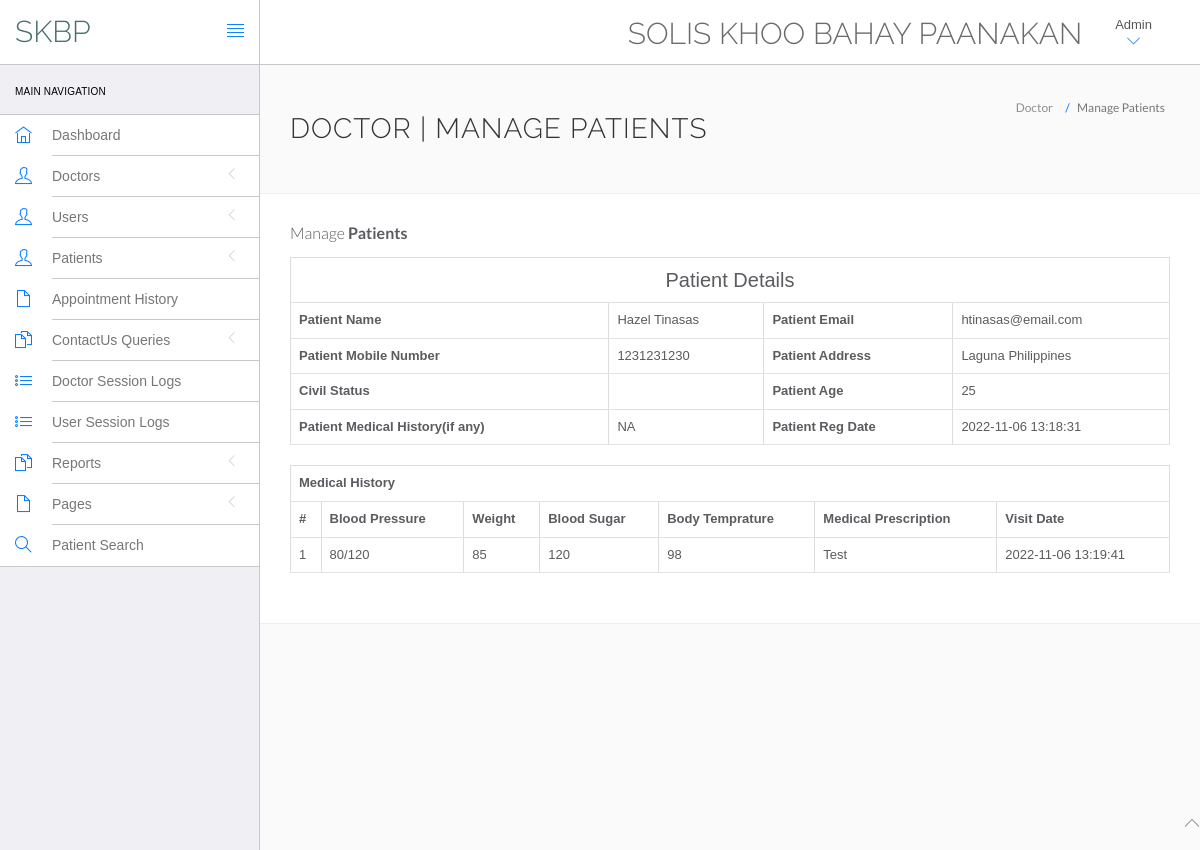
The app's page /hms/admin/view-patient.php?viewid=1 (signed in) with its own data.
### tables this page shows
CREATE TABLE `tblpatient` (
  `ID` int(10) NOT NULL,
  `Docid` int(10) DEFAULT NULL,
  `PatientName` varchar(200) DEFAULT NULL,
  `PatientContno` bigint(10) DEFAULT NULL,
  `PatientEmail` varchar(200) DEFAULT NULL,
  `PatientStatus` varchar(50) DEFAULT NULL,
  `PatientAdd` mediumtext DEFAULT NULL,
  `PatientAge` int(10) DEFAULT NULL,
  `PatientMedhis` mediumtext DEFAULT NULL,
  `CreationDate` timestamp NULL DEFAULT current_timestamp(),
  `UpdationDate` timestamp NULL DEFAULT NULL ON UPDATE current_timestamp()
);

CREATE TABLE `tblmedicalhistory` (
  `ID` int(10) NOT NULL,
  `PatientID` int(10) DEFAULT NULL,
  `BloodPressure` varchar(200) DEFAULT NULL,
  `BloodSugar` varchar(200) NOT NULL,
  `Weight` varchar(100) DEFAULT NULL,
  `Temperature` varchar(200) DEFAULT NULL,
  `MedicalPres` mediumtext DEFAULT NULL,
  `CreationDate` timestamp NOT NULL DEFAULT current_timestamp() ON UPDATE current_timestamp()
);

### hms/admin/view-patient.php (the view, shortened to what this page needs)
<?php
include('include/config.php');
if(strlen($_SESSION['id']==0)) {
 header('location:logout.php');
  } else{
?>
<!DOCTYPE html>
<html lang="en">
	<head>
		<link rel="stylesheet" href="vendor/bootstrap/css/bootstrap.min.css">
		<link rel="stylesheet" href="vendor/fontawesome/css/font-awesome.min.css">
		<link rel="stylesheet" href="vendor/themify-icons/themify-icons.min.css">
		<link href="vendor/animate.css/animate.min.css" rel="stylesheet" media="screen">
		<link href="vendor/perfect-scrollbar/perfect-scrollbar.min.css" rel="stylesheet" media="screen">
		<link href="vendor/switchery/switchery.min.css" rel="stylesheet" media="screen">
		<link href="vendor/bootstrap-touchspin/jquery.bootstrap-touchspin.min.css" rel="stylesheet" media="screen">
		<link href="vendor/select2/select2.min.css" rel="stylesheet" media="screen">
		<link href="vendor/bootstrap-datepicker/bootstrap-datepicker3.standalone.min.css" rel="stylesheet" media="screen">
		<link href="vendor/bootstrap-timepicker/bootstrap-timepicker.min.css" rel="stylesheet" media="screen">
		<link rel="stylesheet" href="assets/css/styles.css">
		<link rel="stylesheet" href="assets/css/plugins.css">
		<link rel="stylesheet" href="assets/css/themes/theme-1.css" id="skin_color" />
	</head>
	<body>
		<div id="app">
<?php include('include/sidebar.php');?>
<div class="app-content">
<?php include('include/header.php');?>
<div class="main-content" >
<div class="wrap-content container" id="container">
<section id="page-title">
<div class="row">
<div class="col-sm-8">
<h1 class="mainTitle">Doctor | Manage Patients</h1>
</div>
<ol class="breadcrumb">
<li>
<span>Doctor</span>
</li>
<li class="active">
<span>Manage Patients</span>
</li>
</ol>
</div>
</section>
<div class="container-fluid container-fullw bg-white">
<div class="row">
<div class="col-md-12">
<h5 class="over-title margin-bottom-15">Manage <span class="text-bold">Patients</span></h5>
<?php
                               $vid=$_GET['viewid'];
                               $ret=mysqli_query($con,"select * from tblpatient where ID='$vid'");
$cnt=1;
while ($row=mysqli_fetch_array($ret)) {
                               ?>
<table border="1" class="table table-bordered">
 <tr align="center">
<td colspan="4" style="font-size:20px;color:blue">
 Patient Details</td></tr>
    <tr>
    <th scope>Patient Name</th>
    <td><?php  echo $row['PatientName'];?></td>
    <th scope>Patient Email</th>
    <td><?php  echo $row['PatientEmail'];?></td>
  </tr>
  <tr>
    <th scope>Patient Mobile Number</th>
    <td><?php  echo $row['PatientContno'];?></td>
    <th>Patient Address</th>
    <td><?php  echo $row['PatientAdd'];?></td>
  </tr>
    <tr>
    <th>Civil Status</th>
    <td><?php  echo $row['PatientGender'];?></td>
    <th>Patient Age</th>
    <td><?php  echo $row['PatientAge'];?></td>
  </tr>
  <tr>
    <th>Patient Medical History(if any)</th>
    <td><?php  echo $row['PatientMedhis'];?></td>
     <th>Patient Reg Date</th>
    <td><?php  echo $row['CreationDate'];?></td>
  </tr>
<?php }?>
</table>
<?php
$ret=mysqli_query($con,"select * from tblmedicalhistory  where PatientID='$vid'");
 ?>
<table id="datatable" class="table table-bordered dt-responsive nowrap" style="border-collapse: collapse; border-spacing: 0; width: 100%;">
  <tr align="center">
   <th colspan="8" >Medical History</th>
  </tr>
  <tr>
    <th>#</th>
<th>Blood Pressure</th>
<th>Weight</th>
<th>Blood Sugar</th>
<th>Body Temprature</th>
<th>Medical Prescription</th>
<th>Visit Date</th>
</tr>
<?php
while ($row=mysqli_fetch_array($ret)) {
  ?>
<tr>
  <td><?php echo $cnt;?></td>
 <td><?php  echo $row['BloodPressure'];?></td>
 <td><?php  echo $row['Weight'];?></td>
 <td><?php  echo $row['BloodSugar'];?></td>
  <td><?php  echo $row['Temperature'];?></td>
  <td><?php  echo $row['MedicalPres'];?></td>
  <td><?php  echo $row['CreationDate'];?></td>
</tr>
<?php $cnt=$cnt+1;} ?>
</table>
</div>
</div>
</div>
</div>
</div>
</div>
</div>
	<?php include('include/footer.php');?>
	</body>
</html>
<?php } ?>

### hms/admin/assets/css/themes/theme-1.css (style rules this page uses)
body { background: #FAFAFA; }

### records on screen
tblpatient: PatientName "Hazel Tinasas", PatientEmail "htinasas@email.com", PatientContno "1231231230", PatientAdd "Laguna Philippines", PatientAge "25", PatientMedhis "NA", CreationDate "2022-11-06 13:18:31"
tblmedicalhistory: BloodPressure "80/120", Weight "85", BloodSugar "120", Temperature "98", MedicalPres "Test", CreationDate "2022-11-06 13:19:41"
